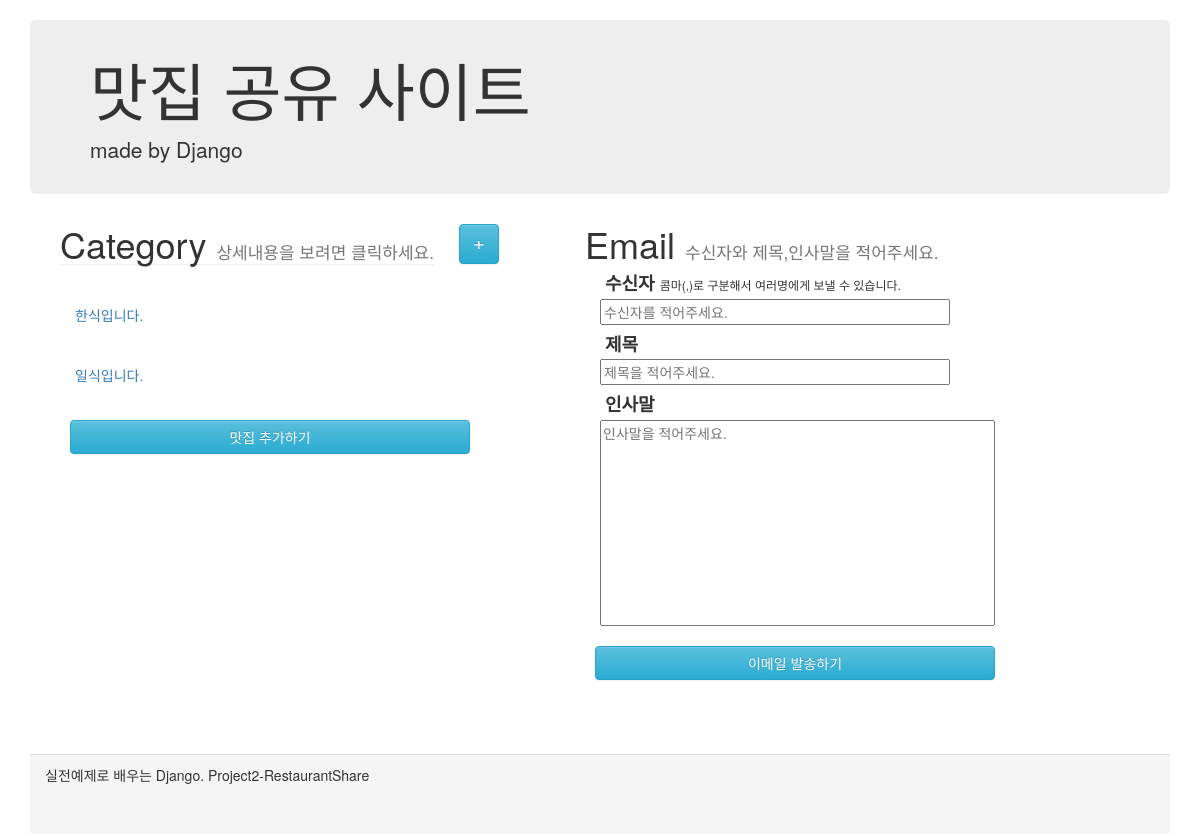
Before: / with the older database file.
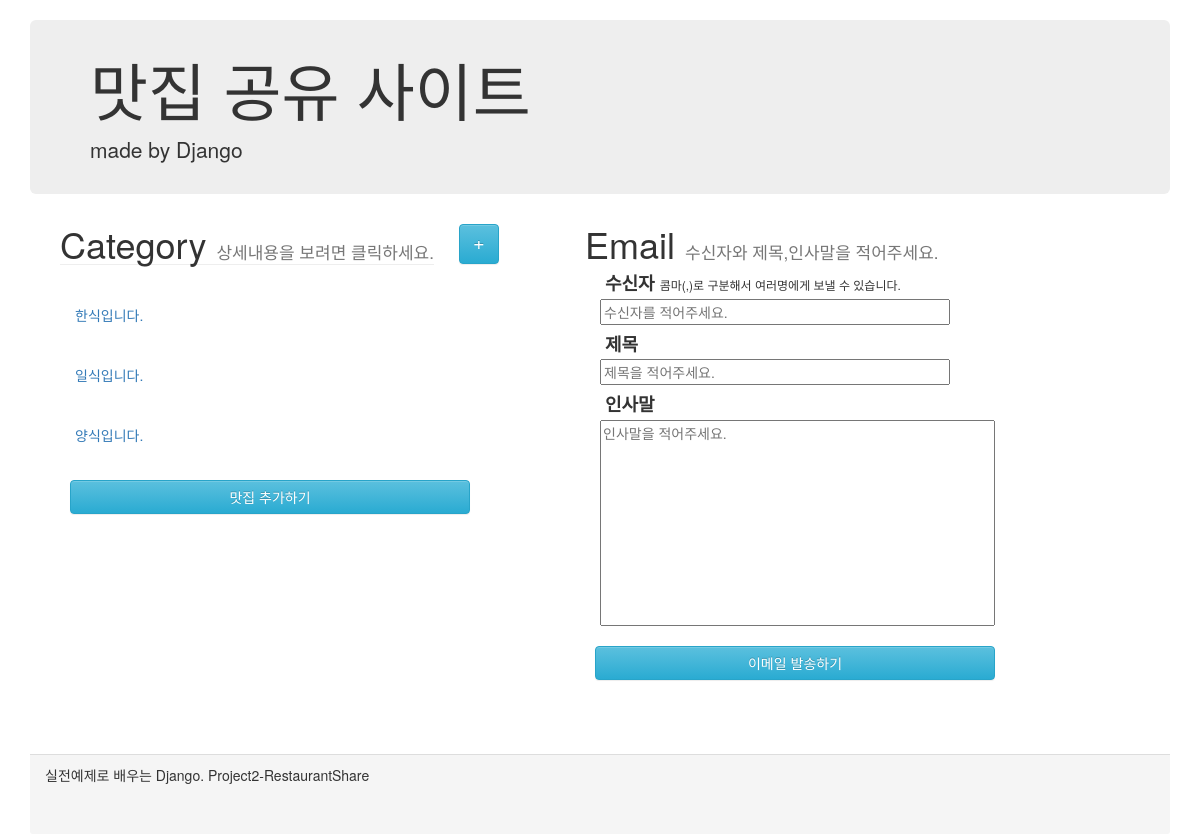
After: the same page with the newer database file.
### shareRes/models.py (models this page shows)
class Category(models.Model):
    category_name = models.CharField(max_length = 100)

### shareRes/views.py (the view)
# urls.py: path('', views.index, name='index'),
def index(request):
    categories = Category.objects.all()
    restaurants = Restaurant.objects.all()
    content = {'categories': categories, 'restaurants':restaurants}
    return render(request, 'shareRes/index.html', content)

### shareRes/templates/shareRes/index.html (shortened to what this page needs)
<html lang="en">
<head>
    <link rel="stylesheet" href="https://maxcdn.bootstrapcdn.com/bootstrap/3.3.2/css/bootstrap.min.css">
    <link rel="stylesheet" href="https://maxcdn.bootstrapcdn.com/bootstrap/3.3.2/css/bootstrap-theme.min.css">
</head>
<body>
    <div class="container">
        <div class="header">
            <div class="jumbotron">
                <h1>맛집 공유 사이트</h1>
                <p>made by Django</p>
            </div>
        </div>
        <div class="content">
            <div class="row">
                <form action="" method="POST" onsubmit="return emailCheckForm();"> {% csrf_token %}
                    <div class="restaurantInfoDiv ">
                        <div class="row">
                            <div class="infoHeaderDiv">
                                <h1>Category <small class="subTitle">상세내용을 보려면 클릭하세요.</small></h1>
                            </div>
                            <div class="categoryAddDiv">
                                    <a href="categoryCreate/" class="categoryAddBtn btn btn-info" role="button">+</a>
                            </div>
                        </div>
                        <ul class="restaurantListDiv nav nav-pills nav=stacked">
                            {% for category in categories %}
                            {% if category.id != 4 %}
                            <li class = "category deactive">{{ category.category_name}}</li>
                            <br><br><br>
                            {% endif %}
                            {% endfor %}
                        </ul>
                        <a href="restaurantCreate/" class="sendBtn btn btn-info" role="button">맛집 추가하기</a>
                    </div>
                    <div class="emailDiv">
                        <div class="emailHeaderDiv">
                            <h1>Email <small class="subTitle">수신자와 제목,인사말을 적어주세요.</small></h1>
                        </div>
                        <div class="emailContentGroup">
                            <div class="emailContentHeader">
                                <h4>수신자 <span class="inputReceiverSub">콤마(,)로 구분해서 여러명에게 보낼 수 있습니다.</span></h4>
                                <input class="inputReceiver" name="inputReceiver" id="inputReceiver" type="text" placeholder="수신자를 적어주세요."/><br/>
                            </div>
                            <div class="emailContentHeader">
                                <h4>제목</h4>
                                <input class="inputTitle" name="inputTitle" id="inputTitle" type="text" placeholder="제목을 적어주세요."/><br/>
                            </div>
                            <div class="emailContent">
                                <h4>인사말</h4>
                                <textarea class="inputContent" name="inputContent" id="inputContent" cols="50" rows="10" placeholder="인사말을 적어주세요."></textarea>
                            </div>
                        </div>
                        <div>
                            <input type="submit" class="sendBtn btn btn-info" role="button" value="이메일 발송하기"/>
                        </div>
                    </div>
                </form>
            </div>
        </div>
        <div class="panel-footer">
            실전예제로 배우는 Django. Project2-RestaurantShare
        </div>
    </div>
</body>
</html>

### shareRes/templates/shareRes/index.html (style rules this page uses)
.container { margin-top: 20px; }
.jumbotron { padding-top:15px; padding-bottom:15px; }
.content { min-height: 60%; margin: auto; }
.row { margin:0; padding:0; }
.subTitle { font-size:17px; }
.restaurantInfoDiv { margin-left:30px; float:left; }
.infoHeaderDiv { border-bottom: 1px solid #eee; float:left; }
.infoHeaderDiv h1 { margin:0; }
.categoryAddDiv { float:left; margin-left:25px; }
.categoryAddBtn { height: 40px; width: 40px; font-size:20px; padding:3px; }
.restaurantListDiv { margin-top: 25px; width: 500px; }
a { text-decoration: none; }
.deactive { color: #337ab7; background-color: #fff; }
.category { position: relative; display: block; cursor: pointer; border-radius: 4px; padding: 10px 15px; margin-top: 5px; margin-bottom: 10px; }
.emailDiv { float:left; margin-left:25px; }
.emailContentGroup { margin:5px; }
.emailHeaderDiv h1 { margin:0; }
.sendBtn { width: 400px; margin: 10px; }
.emailContentGroup h4 { font-weight: bold; margin:5px; }
.emailContentHeader { margin: 10px; }
.emailContent { margin: 10px; }
.inputReceiver { width: 350px; }
.inputReceiverSub { font-size: 12px; font-weight: 100; }
.inputTitle { width: 350px; }
.inputContent { resize: none; }
.panel-footer { margin-top: 50px; height: 10%; }

Changed rows visible on the page:
added Category: category_name "양식입니다."
